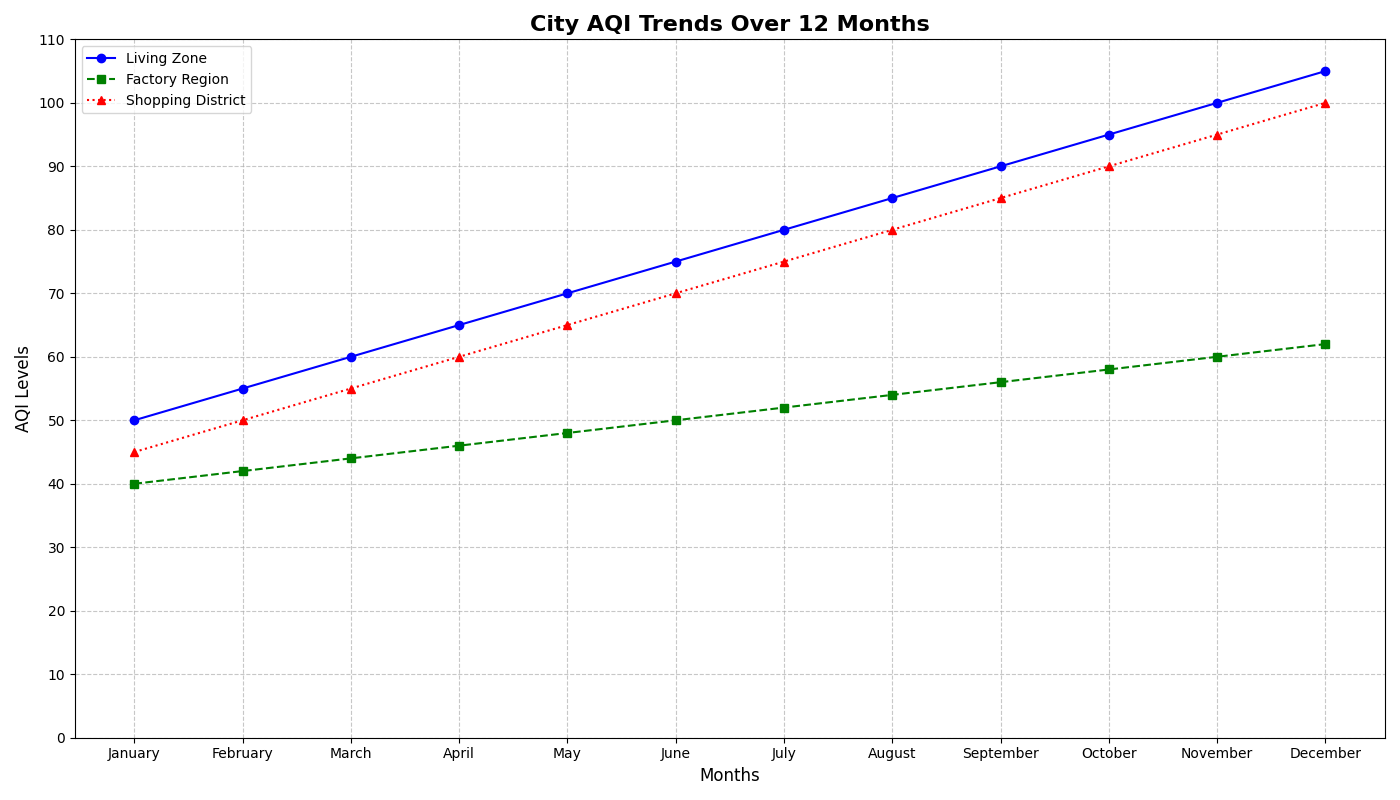

Source code (Python):
import matplotlib.pyplot as plt
import numpy as np

months = np.array(['January', 'February', 'March', 'April', 'May', 'June', 'July', 'August', 'September', 'October', 'November', 'December'])

area1_aqi = np.array([50, 55, 60, 65, 70, 75, 80, 85, 90, 95, 100, 105])
area2_aqi = np.array([40, 42, 44, 46, 48, 50, 52, 54, 56, 58, 60, 62])
area3_aqi = np.array([45, 50, 55, 60, 65, 70, 75, 80, 85, 90, 95, 100])

plt.figure(figsize=(14, 8))
plt.tight_layout()

plt.plot(months, area1_aqi, linestyle='-', color='blue', marker='o', label='Living Zone')
plt.plot(months, area2_aqi, linestyle='--', color='green', marker='s', label='Factory Region')
plt.plot(months, area3_aqi, linestyle=':', color='red', marker='^', label='Shopping District')

for i, val in enumerate(area3_aqi):
    if val > 100:
        plt.annotate('Caution', xy=(months[i], val), 
                     xytext=(months[i], val + 5),
                     arrowprops=dict(facecolor='black', shrink=0.05),
                     fontsize=10, ha='center')

plt.title("City AQI Trends Over 12 Months", fontsize=16, fontweight='bold')
plt.xlabel("Months", fontsize=12)
plt.ylabel("AQI Levels", fontsize=12)

plt.xticks(months, fontsize=10)
plt.yticks(np.arange(0, 120, 10), fontsize=10)

plt.legend(loc='upper left', fontsize=10)
plt.grid(True, linestyle='--', alpha=0.7)
plt.tight_layout()

plt.show()
